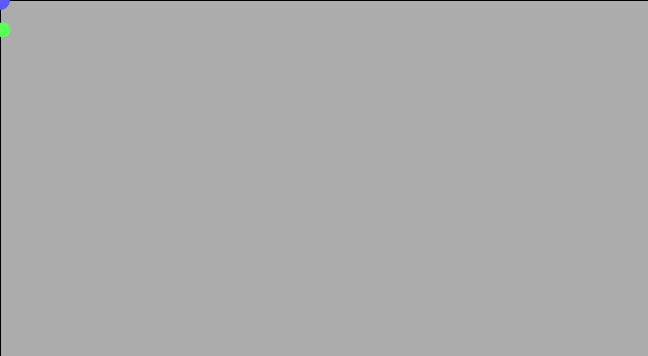
Frame 1 (no input)
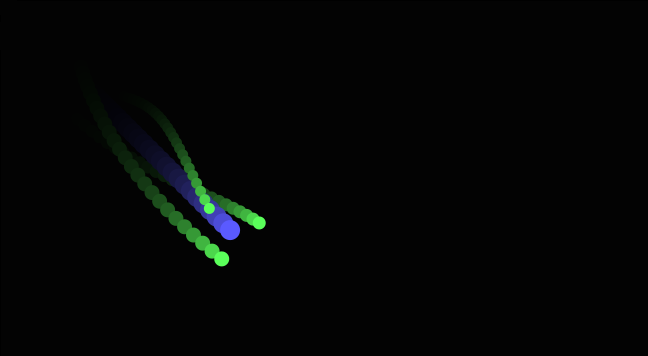
Frame 60 (the mouse pressed at the canvas centre just before this capture)
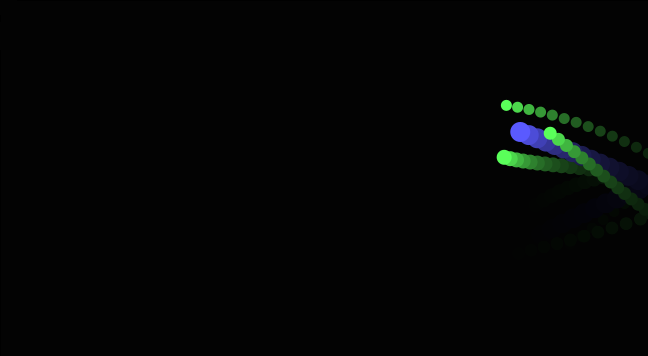
Frame 120 (the mouse held since frame 60 and released just before this capture)

The Processing sketch that drew these frames (run headless with seeded random() and noise(); from frame 60 on, the mouse is pressed at the canvas centre):

// Processing sketch: bouncing_ball_thing
// ── bouncing_ball_thing.pde
//ball thing

float x = 0;
float y = 0;
float xvel = 1;
float yvel = 1;
float mvelx = 0;
float mvely = 0;
float t = 0;

void setup() {
  size(648, 356);
}

void draw() {
  
  float mx = mouseX;
  float my = mouseY;
  t+=0.1;
  
  fill(0,0,0,40); 
  rect(0,0,width,height);
  fill(90,90,255);
  noStroke();
  ellipse(x, y, 20, 20);
  for(int i = 0; i < 3; i++){
    fill(90,255,90);
    ellipse(x+sin(t+(2*i)*PI/3)*30,y+cos(t+(2*i)*PI/3)*30, 15-(i*2), 15-(i*2));
  }
  x += xvel;
  y += yvel;
  yvel += 0.1;
  xvel += 0.1;

  if (y >= height) {
    yvel = - yvel*0.85;
    y = height;
  }
  if (y <= 0) {
    yvel = -yvel*0.85;
    y = 0;
  }
  if (x >= width) {
    xvel = -xvel*0.85;
    x = width;
  }
  if (x <= 0) {
    xvel = -xvel*0.85;
    x = 0;
  }
  if(dist(x,y,mx,my) < 25 && mousePressed){
    x = mx;
    y = my;
    xvel = 0;
    yvel = 0;
    
    mvelx = mouseX - pmouseX;
    mvely = mouseY - pmouseY;
    xvel = mvelx;
    yvel = mvely;
  }else if (mousePressed && (mouseButton == RIGHT)) {
    xvel = 0;
    yvel = 0;
    x = pmouseX;
    y= pmouseY;
  }
}


// Dead code land
  //background(random(255),random(255),random(255));
  //background(0);
  //fill(255,0,0);

  //fill(255,0,0);
  //ellipse(x+sin(t)*30,y+cos(t)*30,10,10);
  //fill(0,255,0);
  //ellipse(x+sin(t+2*PI/3)*30,y+cos(t+2*PI/3)*30,10,10);
  //fill(0,0,255);
  //ellipse(x+sin(t+4*PI/3)*30,y+cos(t+4*PI/3)*30,10,10);
